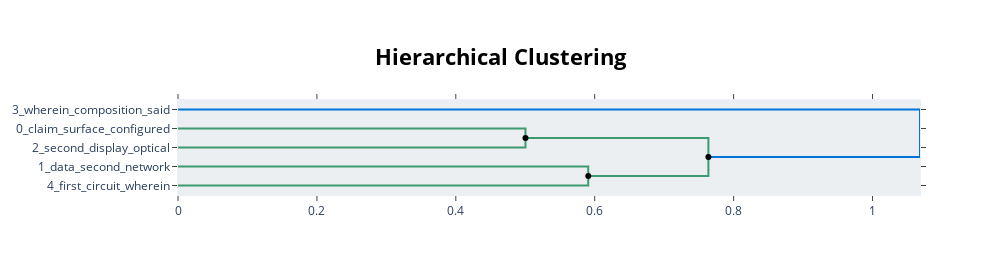

Source (notebook cell):
### Code cell
#Create Mapping Between Parent and Child Topics
# Visualize heirarchical topics
topic_model.visualize_hierarchy(hierarchical_topics=hierarchical_topics)

### Figure 1 — Plotly figure (JSON) as saved in the notebook; plotly's stock layout.template omitted (floating-point values rounded to 4 significant figures)
{"data": [{"hoverinfo": "text", "marker": {"color": "rgb(61,153,112)"}, "mode": "lines", "text": ["claim_surface_configured_comprises_inner", "", "", "second_display_optical_substrate_comprises"], "type": "scatter", "x": [0, 0.5003, 0.5003, 0], "xaxis": "x", "y": [-15, -15, -25, -25], "yaxis": "y"}, {"hoverinfo": "text", "marker": {"color": "rgb(61,153,112)"}, "mode": "lines", "text": ["data_second_network_method_plurality", "", "", "first_circuit_wherein_terminal_coupled"], "type": "scatter", "x": [0, 0.5907, 0.5907, 0], "xaxis": "x", "y": [-35, -35, -45, -45], "yaxis": "y"}, {"hoverinfo": "text", "marker": {"color": "rgb(61,153,112)"}, "mode": "lines", "text": ["least_light_configured_layer_direction", "", "", "data_method_plurality_configured_processor"], "type": "scatter", "x": [0.5003, 0.7637, 0.7637, 0.5907], "xaxis": "x", "y": [-20, -20, -40, -40], "yaxis": "y"}, {"hoverinfo": "text", "marker": {"color": "rgb(0,116,217)"}, "mode": "lines", "text": ["wherein_composition_said_x2014_sequence", "", "", "device_said_configured_comprises_based"], "type": "scatter", "x": [0, 1.068, 1.068, 0.7637], "xaxis": "x", "y": [-5, -5, -30, -30], "yaxis": "y"}, {"hoverinfo": "text", "hovertext": ["least_light_configured_layer_direction"], "marker": {"color": "black"}, "mode": "markers", "showlegend": false, "type": "scatter", "x": [0.5003], "y": [-20]}, {"hoverinfo": "text", "hovertext": ["data_method_plurality_configured_processor", "device_said_configured_comprises_based"], "marker": {"color": "black"}, "mode": "markers", "showlegend": false, "type": "scatter", "x": [0.5907, 0.7637], "y": [-40, -30]}], "layout": {"autosize": false, "height": 275, "hoverlabel": {"bgcolor": "white", "font": {"family": "Rockwell", "size": 16}}, "hovermode": "closest", "plot_bgcolor": "#ECEFF1", "showlegend": false, "title": {"font": {"color": "Black", "size": 22}, "text": "<b>Hierarchical Clustering", "x": 0.5, "xanchor": "center", "yanchor": "top"}, "width": 1000, "xaxis": {"mirror": "allticks", "rangemode": "tozero", "showgrid": false, "showline": true, "showticklabels": true, "ticks": "outside", "type": "linear", "zeroline": false}, "yaxis": {"mirror": "allticks", "range": [-50, 0], "rangemode": "tozero", "showgrid": false, "showline": true, "showticklabels": true, "tickmode": "array", "ticks": "outside", "ticktext": ["3_wherein_composition_said", "0_claim_surface_configured", "2_second_display_optical", "1_data_second_network", "4_first_circuit_wherein"], "tickvals": [-5, -15, -25, -35, -45], "type": "linear", "zeroline": false}}}
